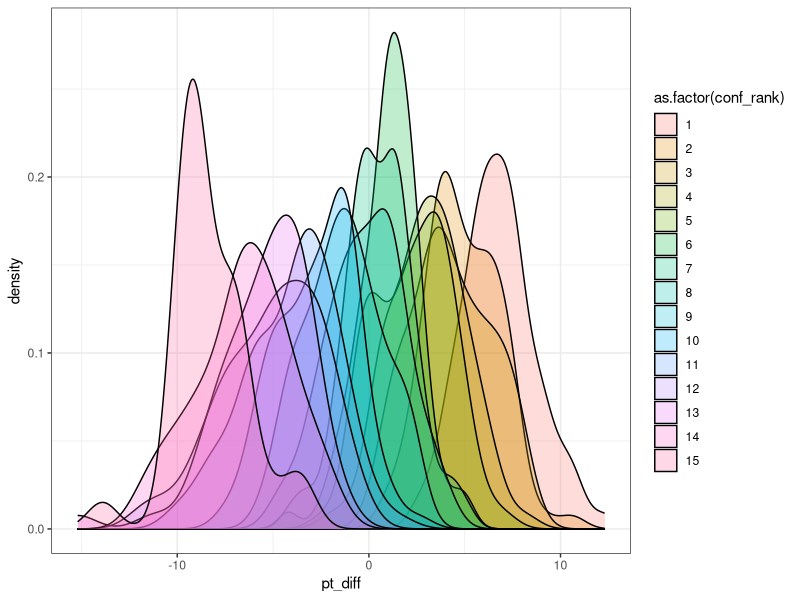
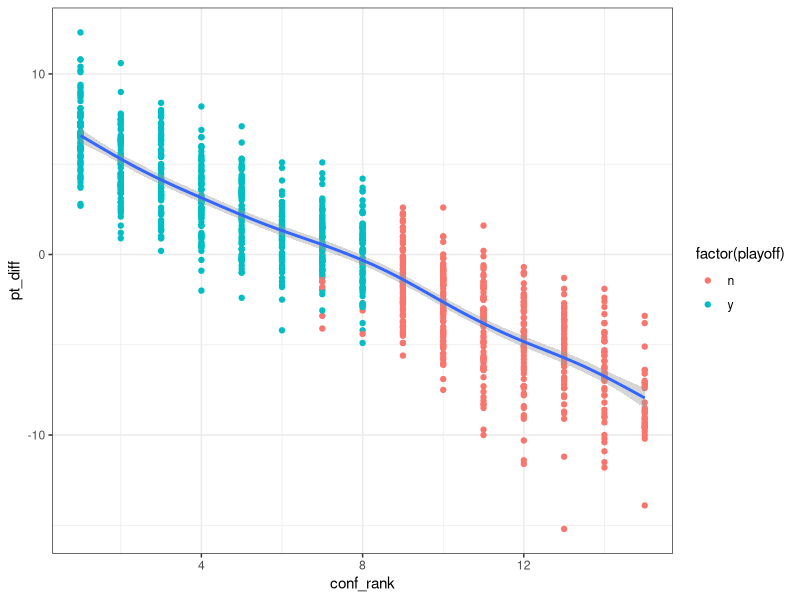
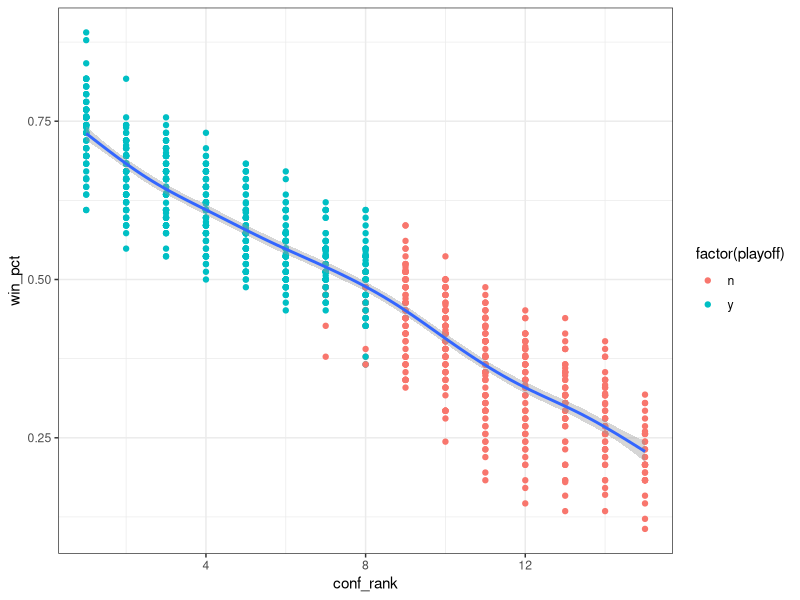

Generate these figures, in order, with R:
# Install packages
library(dplyr)
library(ggplot2)

# Set working directory
setwd("C:/Users/fishe/Documents/nba_2017")

# Read in standings and probability docs
x <- read.csv("nba_standings_1977_2016.csv", stringsAsFactors = F)
y <- read.csv("probability.csv", stringsAsFactors = F)

x <- mutate(x, pt_diff = tm_pts - op_pts)

# match z score with standings
df1 <- select(x, conf_rank, pt_diff) %>% inner_join(y, by = c("pt_diff" = "pt_seq"))
df2 <- select(x, conf_rank, pt_diff) %>% inner_join(y, by = c("conf_rank"))
filter(df1, conf_rank.x == conf_rank.y)
filter(df2, pt_diff == pt_seq)


### Visualizations of distribution
# density of x by conference rank
ggplot(x, aes(x = pt_diff, fill = as.factor(conf_rank))) +
  geom_density(alpha=0.25) + theme_bw()

# scatter plot comparing conf_rank and pt_diff
ggplot(x,aes(x = conf_rank, y = pt_diff)) +
  geom_point(aes(color = factor(playoff))) +
  stat_smooth() +
  theme_bw()

# scatter plot comparing conf_rank and wins
x %>% mutate(win_pct = w/(w+l)) %>%
  ggplot(aes(x = conf_rank, y = win_pct)) +
  geom_point(aes(color = factor(playoff))) +
  stat_smooth() +
  theme_bw()

# What's the probability based on point differential a team will make a certain playoff spot?
# What's the chance of making the playoffs based on point differential?

filter(x, playoff =="y")

# range high-low pt diff by playoff spot
x %>% group_by(conf_rank, pt_diff) %>% mutate(avg = mean(pt_diff)) %>% 
  select(conf_rank, avg)  %>% 
  arrange(conf_rank)

# average pt_diff by conference rank
avg_pt_diff_conf_rank <- x %>% group_by(conf_rank) %>% summarise(count = n(), avg_pt_diff = mean(pt_diff))

## calculate z-score for entire standings
pop_sd <- sd(x$pt_diff)*sqrt((length(x$pt_diff)-1)/(length(x$pt_diff)))
pop_mean <- mean(x$pt_diff)